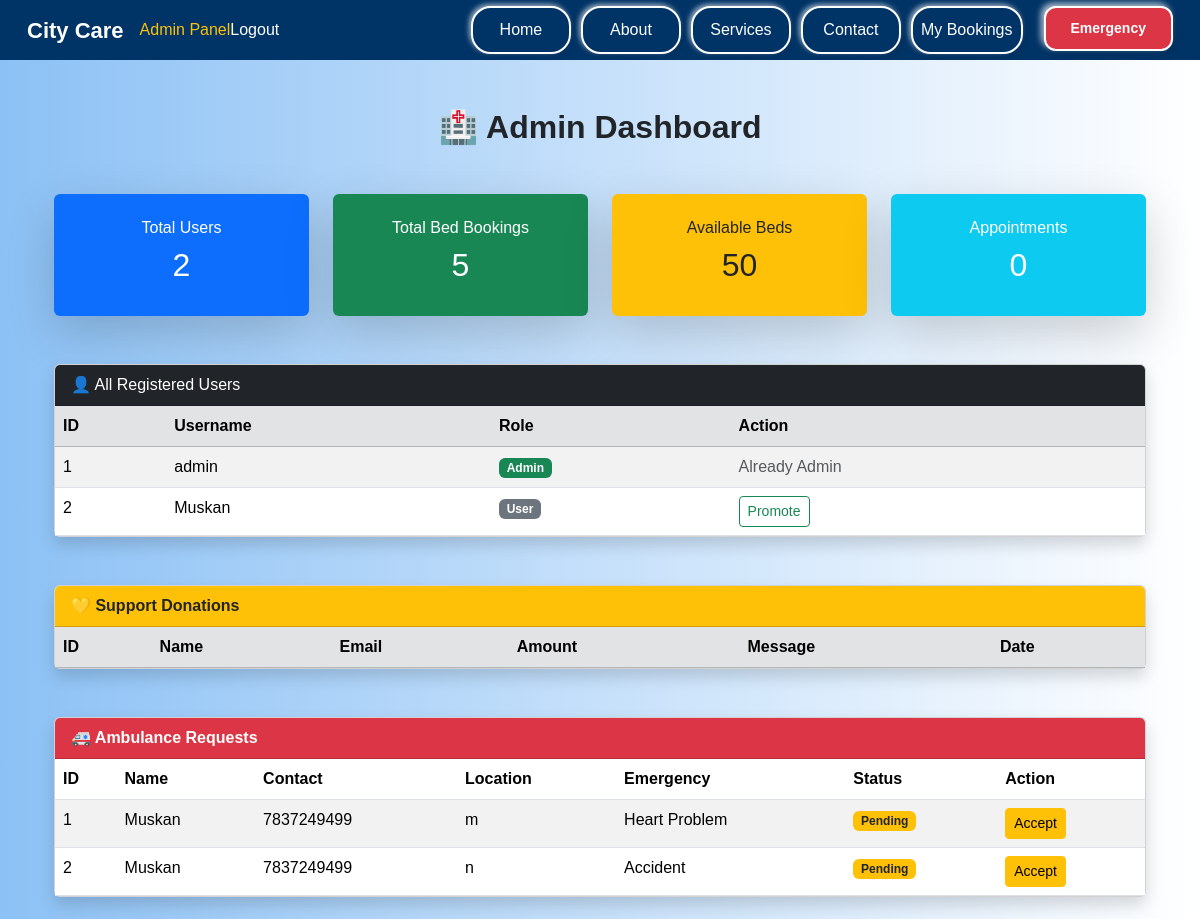
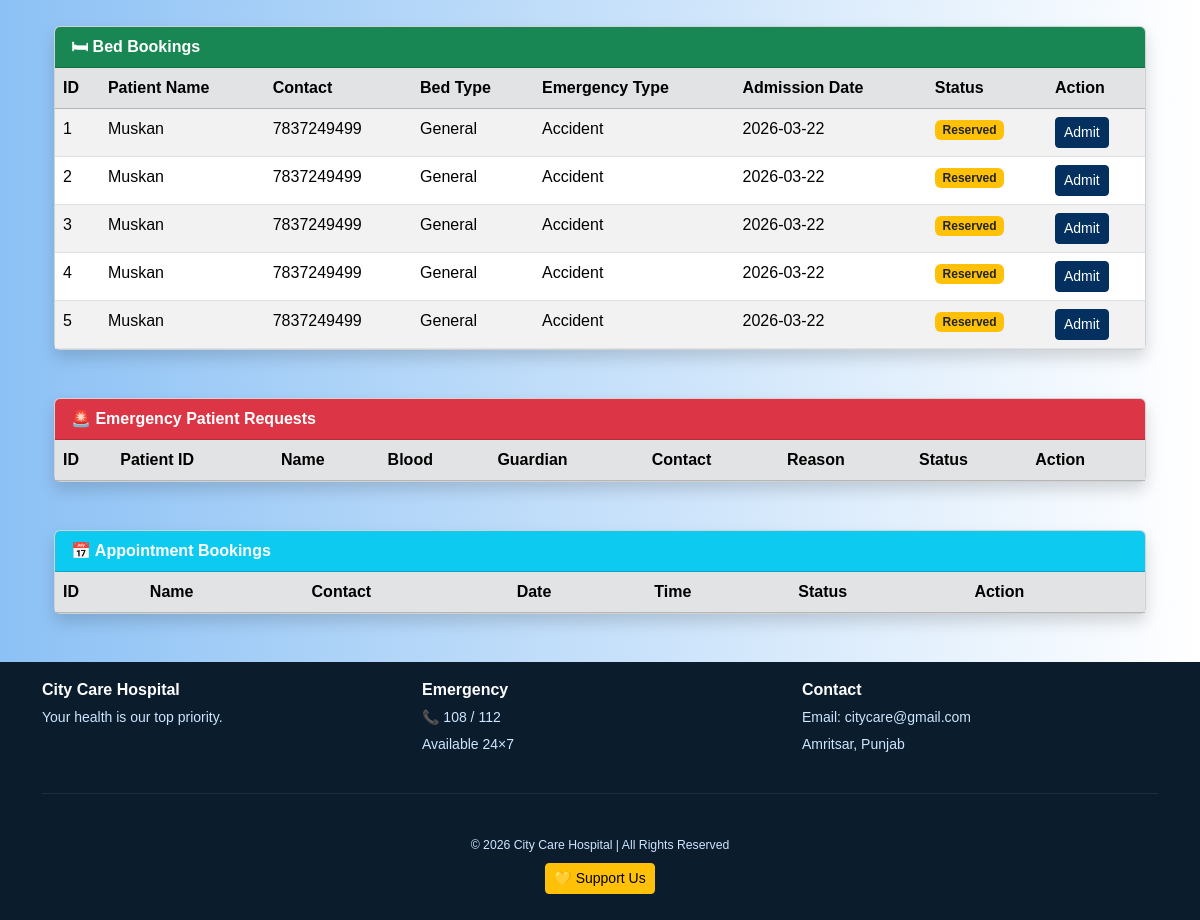
Page /admin (signed in) on the earlier database version (2 pictures, top to bottom).
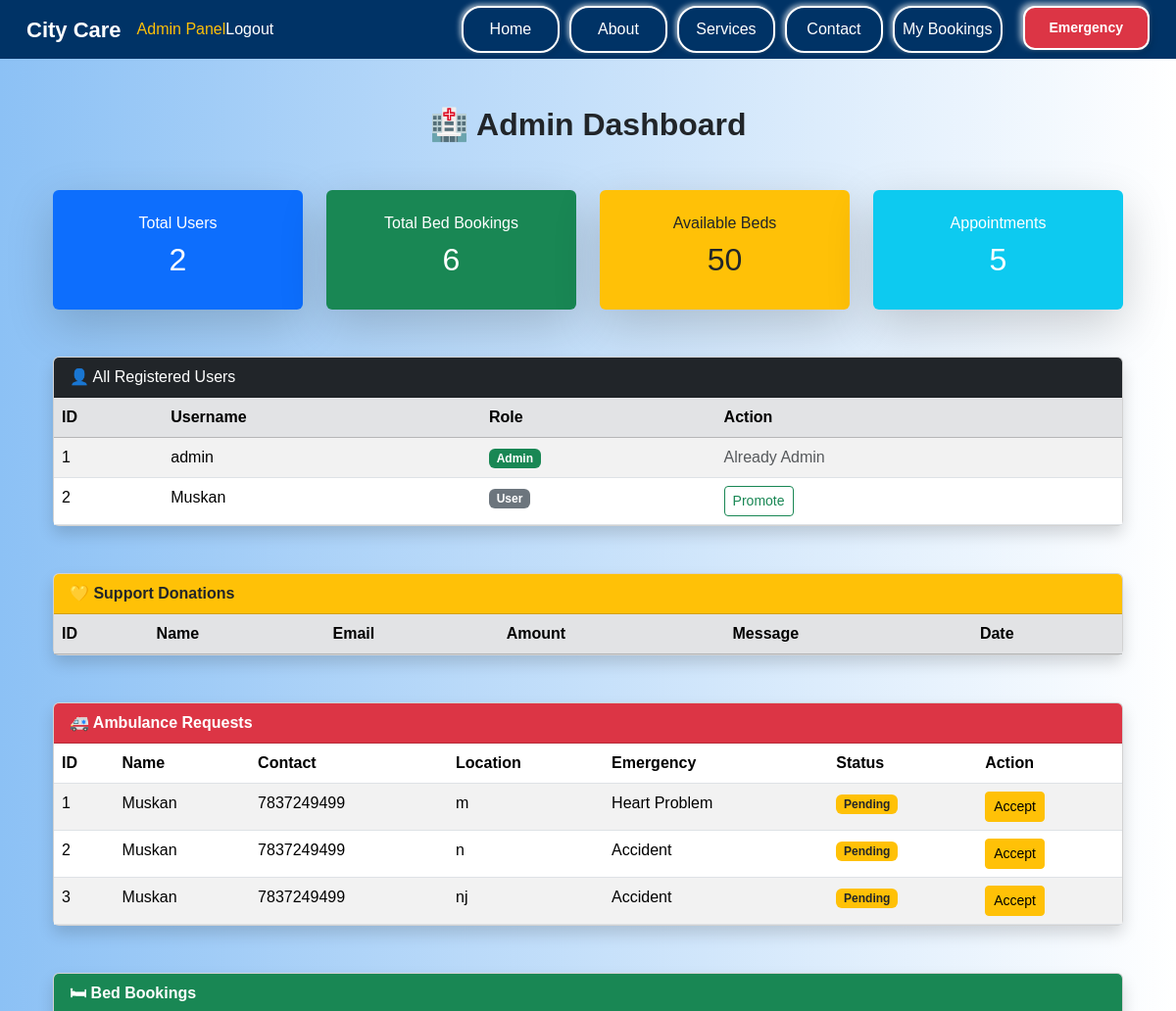
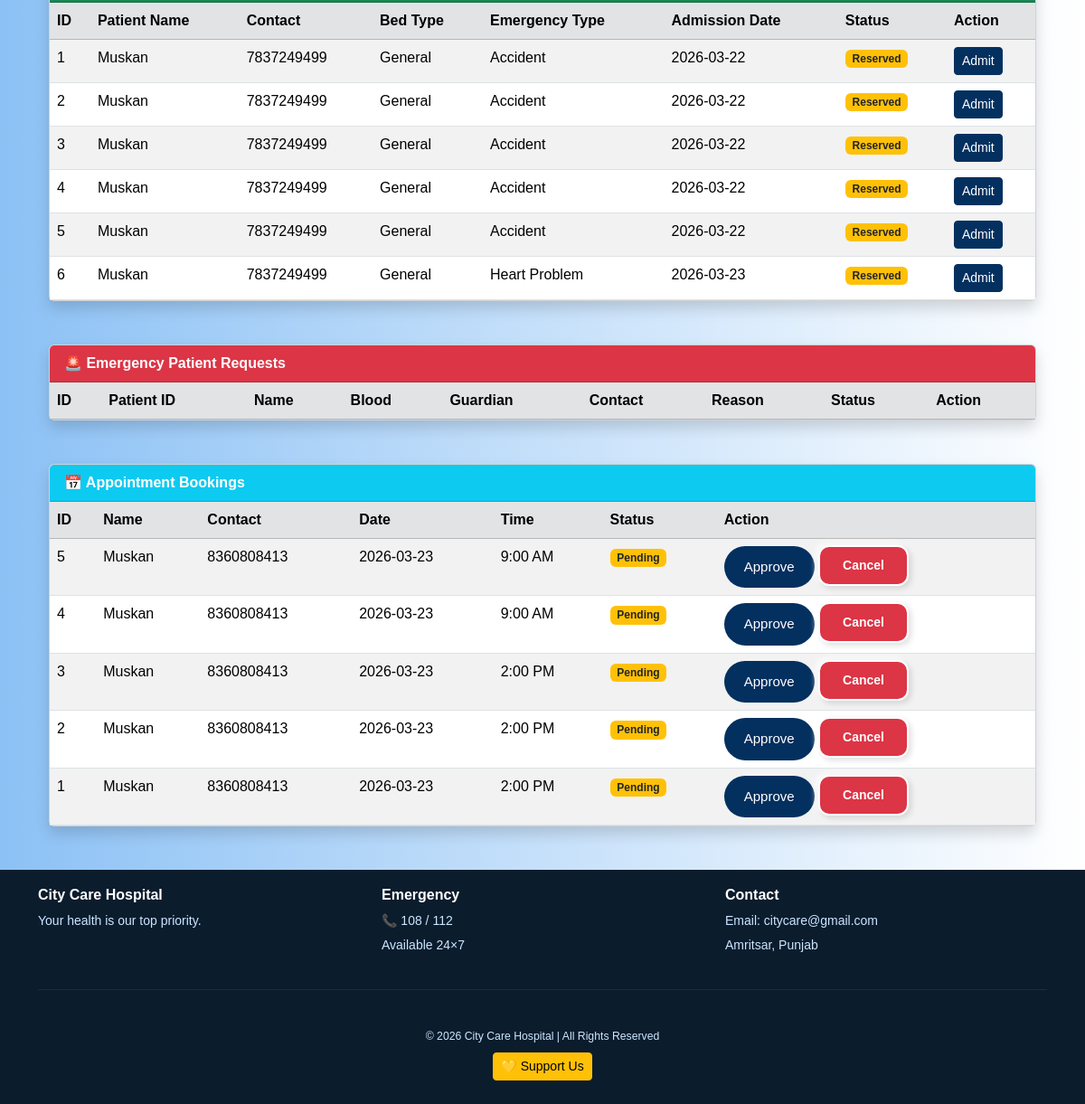
Same page on the later database version (2 pictures, top to bottom).
### main.py (models this page shows)
class User(db.Model):
    id = db.Column(db.Integer, primary_key=True)
    username = db.Column(db.String(100), nullable=False, unique=True)
    password = db.Column(db.String(200), nullable=False)
    role = db.Column(db.String(20), default="user")  # Default role is user

class AmbulanceRequest(db.Model):
    id = db.Column(db.Integer, primary_key=True)
    ambulance_id = db.Column(db.String(20))
    patient_id = db.Column(db.String(20))
    patient_name = db.Column(db.String(100), nullable=False)
    contact_number = db.Column(db.String(20), nullable=False)
    pickup_location = db.Column(db.String(200), nullable=False)
    emergency_type = db.Column(db.String(100), nullable=False)
    request_time = db.Column(db.DateTime, default=db.func.current_timestamp())
    status = db.Column(db.String(50), default="Pending")
    user_id = db.Column(db.Integer, db.ForeignKey('user.id'))

class BedBooking(db.Model):
    id = db.Column(db.Integer, primary_key=True)
    bed_id= db.Column(db.String(20))
    patient_id = db.Column(db.String(20))   # link
    patient_name = db.Column(db.String(100))   # ✅ ADD THIS
    contact_number = db.Column(db.String(20))  # ✅ ADD THIS
    bed_type = db.Column(db.String(50))
    admission_date = db.Column(db.Date)
    status = db.Column(db.String(50), default="Reserved")
    user_id = db.Column(db.Integer, db.ForeignKey('user.id'))
    emergency_type=db.Column(db.String(50))

class Appointment(db.Model):
    id = db.Column(db.Integer, primary_key=True)
    appointment_id=db.Column(db.String(20), unique=True)
    patient_id=db.Column(db.String(20))
    patient_name = db.Column(db.String(100), nullable=False)
    age = db.Column(db.Integer, nullable=False)
    gender = db.Column(db.String(10), nullable=False)
    contact = db.Column(db.String(20), nullable=False)
    appointment_date = db.Column(db.Date, nullable=False)
    time_slot = db.Column(db.String(20), nullable=False)
    status = db.Column(db.String(20), default="Pending")
    created_at = db.Column(db.DateTime, default=datetime.utcnow)

### main.py (the view)
@app.route('/admin')
@login_required
def admin_dashboard():
    if session.get("role") != "admin":
        flash("Access denied! Admins only.")
        return redirect(url_for('home'))
    TOTAL_BEDS = 50
    total_users = User.query.count()
    total_bed_bookings = BedBooking.query.count()
    total_appointments = Appointment.query.count()
    total_emergencies = EmergencyRequest.query.count()
    total_ambulances = AmbulanceRequest.query.count()
    total_support = Support.query.count()
    total_support_amount = db.session.query(db.func.sum(Support.amount)).scalar() or 0
    users = User.query.all()
    support_data = Support.query.order_by(Support.created_at.asc()).all()
    ambulance_requests = AmbulanceRequest.query.order_by(AmbulanceRequest.id.asc()).all()
    bed_bookings = BedBooking.query.order_by(BedBooking.id.asc()).all()
    occupied_beds=BedBooking.query.filter(BedBooking.status.in_(["Reserverd","Admitted"])).count()
    available_beds = TOTAL_BEDS - occupied_beds
    emergency_requests = EmergencyRequest.query.order_by(EmergencyRequest.id.desc()).all()
    appointments = Appointment.query.order_by(Appointment.id.desc()).all()
    return render_template(
        "admin_dashboard.html",
        total_users=total_users,
        total_bed_bookings=total_bed_bookings,
        available_beds=available_beds,
        total_appointments=total_appointments,
        total_emergencies=total_emergencies,
        total_ambulances=total_ambulances,
        total_support=total_support,
        total_support_amount=total_support_amount,
        users=users,
        support_data=support_data,
        ambulance_requests=ambulance_requests,
        bed_bookings=bed_bookings,
        emergency_requests=emergency_requests,
        appointments=appointments
    )

### templates/admin_dashboard.html (shortened to what this page needs)
{% extends "base.html" %}
{% block content %}
<div class="container mt-5">
<h2 class="text-center mb-5 fw-bold">🏥 Admin Dashboard</h2>
<div class="row g-4 mb-5 text-center">
    <div class="col-md-3">
        <div class="card shadow-lg border-0 p-4 bg-primary text-white">
            <h6>Total Users</h6>
            <h2>{{ total_users }}</h2>
        </div>
    </div>
    <div class="col-md-3">
        <div class="card shadow-lg border-0 p-4 bg-success text-white">
            <h6>Total Bed Bookings</h6>
            <h2>{{ total_bed_bookings }}</h2>
        </div>
    </div>
    <div class="col-md-3">
        <div class="card shadow-lg border-0 p-4 bg-warning text-dark">
            <h6>Available Beds</h6>
            <h2>{{ available_beds }}</h2>
        </div>
    </div>
    <div class="col-md-3">
        <div class="card shadow-lg border-0 p-4 bg-info text-white">
            <h6>Appointments</h6>
            <h2>{{ total_appointments }}</h2>
        </div>
    </div>
</div>
<div class="card shadow mb-5">
    <div class="card-header bg-dark text-white">
        👤 All Registered Users
    </div>
    <div class="card-body p-0">
        <table class="table table-striped table-hover mb-0">
            <thead class="table-secondary">
                <tr>
                    <th>ID</th>
                    <th>Username</th>
                    <th>Role</th>
                    <th>Action</th>
                </tr>
            </thead>
            <tbody>
                {% for user in users %}
                <tr>
                    <td>{{ user.id }}</td>
                    <td>{{ user.username }}</td>
                    <td>
                        {% if user.role == "admin" %}
                            <span class="badge bg-success">Admin</span>
                        {% else %}
                            <span class="badge bg-secondary">User</span>
                        {% endif %}
                    </td>
                    <td>
                        {% if user.role != "admin" %}
                            <a href="{{ url_for('promote_user', user_id=user.id) }}"
                               class="btn btn-sm btn-outline-success">
                               Promote
                            </a>
                        {% else %}
                            <span class="text-muted">Already Admin</span>
                        {% endif %}
                    </td>
                </tr>
                {% endfor %}
            </tbody>
        </table>
    </div>
</div>
<div class="card shadow mb-5">
    <div class="card-header bg-warning fw-bold">
        💛 Support Donations
    </div>
    <div class="card-body p-0">
        <table class="table table-striped table-hover mb-0">
            <thead class="table-secondary">
                <tr>
                    <th>ID</th>
                    <th>Name</th>
                    <th>Email</th>
                    <th>Amount</th>
                    <th>Message</th>
                    <th>Date</th>
                </tr>
            </thead>
        </table>
    </div>
</div>
<div class="card shadow mb-5">
    <div class="card-header bg-danger text-white fw-bold">🚑 Ambulance Requests</div>
    <div class="card-body p-0">
        <table class="table table-striped mb-0">
            <thead>
                <tr>
                    <th>ID</th>
                    <th>Name</th>
                    <th>Contact</th>
                    <th>Location</th>
                    <th>Emergency</th>
                    <th>Status</th>
                    <th>Action</th>
                </tr>
            </thead>
            <tbody>
            {% for a in ambulance_requests %}
                <tr>
                    <td>{{ a.id }}</td>
                    <td>{{ a.patient_name }}</td>
                    <td>{{ a.contact_number }}</td>
                    <td>{{ a.pickup_location }}</td>
                    <td>{{ a.emergency_type }}</td>
                    <td>
                        {% if a.status == "Pending" %}
                            <span class="badge bg-warning text-dark">Pending</span>
                        {% elif a.status == "Accepted" %}
                            <span class="badge bg-info">Accepted</span>
                        {% elif a.status == "Dispatched" %}
                            <span class="badge bg-primary">Dispatched</span>
                        {% elif a.status == "Completed" %}
                            <span class="badge bg-success">Completed</span>
                        {% else %}
                            <span class="badge bg-secondary">Unknown</span>
                        {% endif %}
                    </td>
                    <td>
                        {% if a.status == "Pending" %}
                            <a href="{{ url_for('accept_ambulance', id=a.id) }}"
                               class="btn btn-warning btn-sm">Accept</a>
                        {% elif a.status == "Accepted" %}
                            <a href="{{ url_for('dispatch_ambulance', id=a.id) }}"
                               class="btn btn-primary btn-sm">Dispatch</a>
                        {% elif a.status == "Dispatched" %}
                            <a href="{{ url_for('complete_ambulance', id=a.id) }}"
                               class="btn btn-success btn-sm">Complete</a>
                        {% else %}
                            <span class="text-success">Done</span>
                        {% endif %}
                    </td>
                </tr>
            {% endfor %}
            </tbody>
        </table>
    </div>
</div>
<div class="card shadow mt-5">
    <div class="card-header bg-success text-white fw-bold">
        🛏 Bed Bookings
    </div>
    <div class="card-body p-0">
        <table class="table table-striped table-hover mb-0">
            <thead class="table-secondary">
                <tr>
                    <th>ID</th>
                    <th>Patient Name</th>
                    <th>Contact</th>
                    <th>Bed Type</th>
                    <th>Emergency Type</th>
                    <th>Admission Date</th>
                    <th>Status</th>
                    <th>Action</th>
                </tr>
            </thead>
            <tbody>
                {% for b in bed_bookings %}
                <tr>
                    <td>{{ b.id }}</td>
                    <td>{{ b.patient_name }}</td>
                    <td>{{ b.contact_number }}</td>
                    <td>{{ b.bed_type }}</td>
                    <td>{{ b.emergency_type }}</td>
                    <td>{{ b.admission_date }}</td>
                    <td>
                    {% if b.status == "Reserved" %}
                      <span class="badge bg-warning text-dark">Reserved</span>
                    {% elif b.status == "Admitted" %}
                         <span class="badge bg-primary">Admitted</span>
                        {% elif b.status=="Discharged" %}
                        <span class="badge bg-success">Discharged</span>
                        {% else %}
                        <span class="badge bg-success">Unknown</span>
                    {% endif %}
                    </td>
                    <td>
                    {% if b.status == "Reserved" %}
                    <a href="{{ url_for('admit_patient', id=b.id) }}"
                    class="btn btn-sm btn-primary">
                    Admit
                    </a>
                {% elif b.status == "Admitted" %}
                <a href="{{ url_for('discharge_patient', id=b.id) }}"
                class="btn btn-sm btn-danger">
                Discharge
                </a>
                {% elif b.status == "Discharged" %}
                <span class="text-success">Completed</span>
                {% endif %}
                 </td>
                 </tr>
                {% endfor %}
            </tbody>
        </table>
    </div>
</div>
<div class="card shadow mt-5">
    <div class="card-header bg-danger text-white fw-bold">
        🚨 Emergency Patient Requests
    </div>
    <div class="card-body p-0">
        <table class="table table-striped table-hover mb-0">
            <thead class="table-secondary">
                <tr>
                    <th>ID</th>
                    <th>Patient ID</th>
                    <th>Name</th>
                    <th>Blood</th>
                    <th>Guardian</th>
                    <th>Contact</th>
                    <th>Reason</th>
                    <th>Status</th>
                    <th>Action</th>
                </tr>
            </thead>
        </table>
    </div>
</div>
<div class="card shadow mt-5">
    <div class="card-header bg-info text-white fw-bold">
        📅 Appointment Bookings
    </div>
    <div class="card-body p-0">
        <table class="table table-striped table-hover mb-0">
            <thead class="table-secondary">
                <tr>
                    <th>ID</th>
                    <th>Name</th>
                    <th>Contact</th>
                    <th>Date</th>
                    <th>Time</th>
                    <th>Status</th>
                    <th>Action</th>
                </tr>
            </thead>
            <tbody>
                {% for a in appointments %}
                <tr>
                    <td>{{ a.id }}</td>
                    <td>{{ a.patient_name }}</td>
                    <td>{{ a.contact }}</td>
                    <td>{{ a.appointment_date }}</td>
                    <td>{{ a.time_slot }}</td>
                    <td>
                        {% if a.status == "Pending" %}
                            <span class="badge bg-warning text-dark">Pending</span>
                        {% elif a.status == "Approved" %}
                            <span class="badge bg-success">Approved</span>
                        {% else %}
                            <span class="badge bg-danger">Cancelled</span>
                        {% endif %}
                    </td>
                    <td>
                        {% if a.status == "Pending" %}
                            <a href="{{ url_for('approve_appointment', id=a.id) }}"
                               class="btn btn-success btn-sm">Approve</a>
                            <a href="{{ url_for('cancel_appointment', id=a.id) }}"
                               class="btn btn-danger btn-sm">Cancel</a>
                        {% else %}
                            <span class="text-muted">Done</span>
                        {% endif %}
                    </td>
                </tr>
                {% endfor %}
            </tbody>
        </table>
    </div>
</div>
</div>
{% endblock %}

Differences in the rows shown:
added AmbulanceRequest: id "3", patient_name "Muskan", contact_number "7837249499", pickup_location "nj", emergency_type "Accident", status "Pending"
added BedBooking: id "6", patient_name "Muskan", contact_number "7837249499", bed_type "General", emergency_type "Heart Problem", admission_date "2026-03-23", status "Reserved"
added Appointment: id "5", patient_name "Muskan", contact "8360808413", appointment_date "2026-03-23", time_slot "9:00 AM", status "Pending"
added Appointment: id "4", patient_name "Muskan", contact "8360808413", appointment_date "2026-03-23", time_slot "9:00 AM", status "Pending"
added Appointment: id "3", patient_name "Muskan", contact "8360808413", appointment_date "2026-03-23", time_slot "2:00 PM", status "Pending"
added Appointment: id "2", patient_name "Muskan", contact "8360808413", appointment_date "2026-03-23", time_slot "2:00 PM", status "Pending"
added Appointment: id "1", patient_name "Muskan", contact "8360808413", appointment_date "2026-03-23", time_slot "2:00 PM", status "Pending"
Other differences:
{{ total_bed_bookings }}: "5" → "6"
{{ total_appointments }}: "0" → "5"
